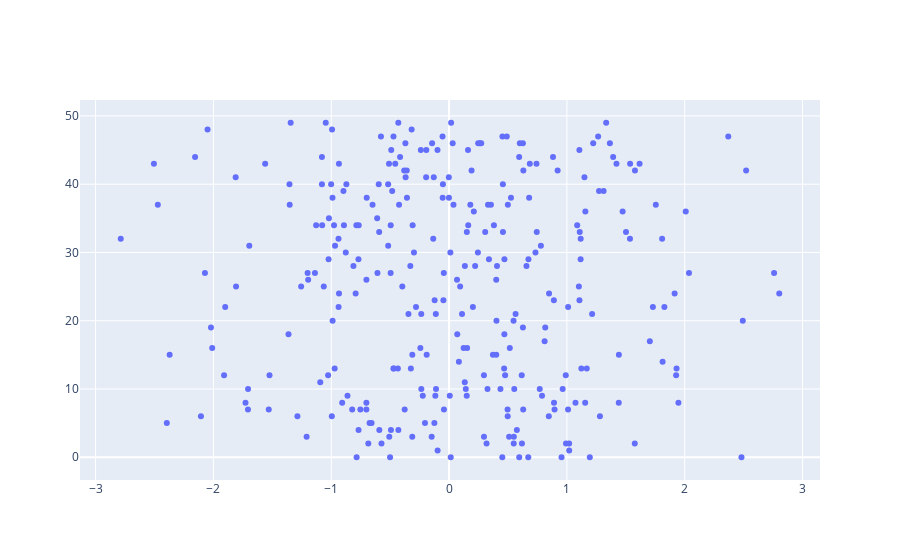

The notebook cell this image was saved under:
### Code cell
fig = go.Figure()

fig = go.Figure(data=go.Scatter(x=data["D"], y=data["Target"], mode='markers'))
fig.show()

### Figure 1 — Plotly figure (JSON) as saved in the notebook; plotly's stock layout.template omitted (floating-point values rounded to 4 significant figures; data arrays with more than 128 entries replaced by an {"elided": "..."} marker saying what was removed)
{"data": [{"mode": "markers", "type": "scatter", "x": {"elided": "300 float values"}, "y": {"elided": "300 int values"}}], "layout": {}}
